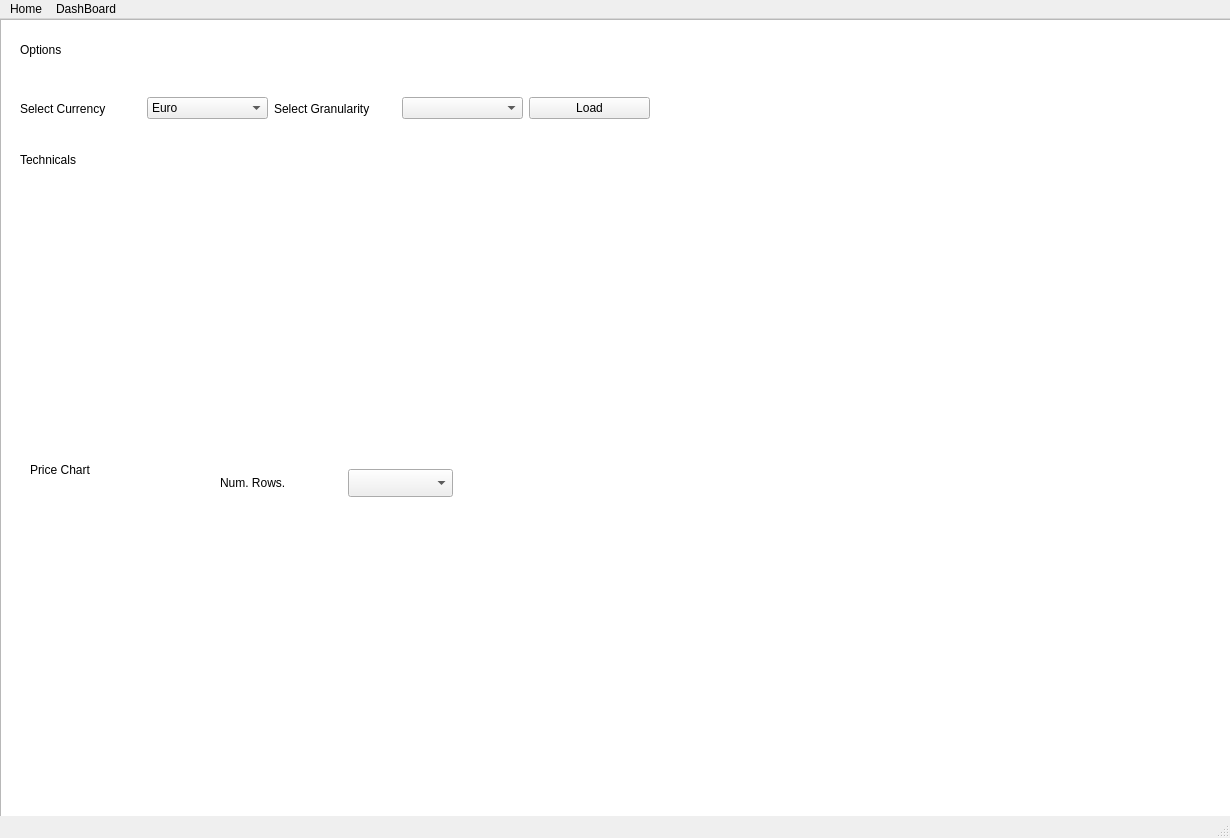
<?xml version="1.0" encoding="UTF-8"?>
<ui version="4.0">
 <class>MainWindow</class>
 <widget class="QMainWindow" name="MainWindow">
  <property name="geometry">
   <rect>
    <x>0</x>
    <y>0</y>
    <width>1230</width>
    <height>838</height>
   </rect>
  </property>
  <property name="windowTitle">
   <string>Forex Dash</string>
  </property>
  <widget class="QWidget" name="centralwidget">
   <widget class="QGraphicsView" name="graphicsView">
    <property name="geometry">
     <rect>
      <x>0</x>
      <y>0</y>
      <width>1279</width>
      <height>852</height>
     </rect>
    </property>
    <property name="styleSheet">
     <string notr="true">border-image: url(:/main_page_pic/C:/Users/Dell/Downloads/Simple Login Page Website Desktop Prototype.png);</string>
    </property>
   </widget>
   <widget class="QLabel" name="label_options">
    <property name="geometry">
     <rect>
      <x>20</x>
      <y>10</y>
      <width>131</width>
      <height>41</height>
     </rect>
    </property>
    <property name="styleSheet">
     <string notr="true">font: 22pt &quot;MS Shell Dlg 2&quot;;
QLabel {
    background-color: transparent;
    color: white; /* Hoặc màu chữ tùy chỉnh */
}</string>
    </property>
    <property name="text">
     <string>Options</string>
    </property>
   </widget>
   <widget class="QLabel" name="label_price_chart">
    <property name="geometry">
     <rect>
      <x>30</x>
      <y>430</y>
      <width>181</width>
      <height>41</height>
     </rect>
    </property>
    <property name="styleSheet">
     <string notr="true">font: 22pt &quot;MS Shell Dlg 2&quot;;
QLabel {
    color: white;
    background-color: transparent; /* Hoặc đặt màu nền khác nếu cần */
}</string>
    </property>
    <property name="text">
     <string>Price Chart</string>
    </property>
   </widget>
   <widget class="QLabel" name="label_technicals">
    <property name="geometry">
     <rect>
      <x>20</x>
      <y>120</y>
      <width>171</width>
      <height>41</height>
     </rect>
    </property>
    <property name="styleSheet">
     <string notr="true">font: 22pt &quot;MS Shell Dlg 2&quot;;</string>
    </property>
    <property name="text">
     <string>Technicals</string>
    </property>
   </widget>
   <widget class="QComboBox" name="comboBox_num_rows">
    <property name="geometry">
     <rect>
      <x>348</x>
      <y>450</y>
      <width>105</width>
      <height>28</height>
     </rect>
    </property>
    <property name="styleSheet">
     <string notr="true">font: 12pt &quot;MS Shell Dlg 2&quot;;</string>
    </property>
   </widget>
   <widget class="QLabel" name="label_num_rows">
    <property name="geometry">
     <rect>
      <x>220</x>
      <y>450</y>
      <width>121</width>
      <height>28</height>
     </rect>
    </property>
    <property name="styleSheet">
     <string notr="true">font: 14pt &quot;MS Shell Dlg 2&quot;;</string>
    </property>
    <property name="text">
     <string>Num. Rows.</string>
    </property>
   </widget>
   <widget class="QWidget" name="layoutWidget">
    <property name="geometry">
     <rect>
      <x>20</x>
      <y>70</y>
      <width>630</width>
      <height>39</height>
     </rect>
    </property>
    <layout class="QHBoxLayout" name="horizontalLayout">
     <item>
      <widget class="QLabel" name="label_select_currency">
       <property name="minimumSize">
        <size>
         <width>15</width>
         <height>15</height>
        </size>
       </property>
       <property name="styleSheet">
        <string notr="true">font: 14pt &quot;MS Shell Dlg 2&quot;;</string>
       </property>
       <property name="text">
        <string>Select Currency</string>
       </property>
      </widget>
     </item>
     <item>
      <widget class="QComboBox" name="comboBox_select_currency">
       <property name="minimumSize">
        <size>
         <width>15</width>
         <height>15</height>
        </size>
       </property>
       <property name="styleSheet">
        <string notr="true">font: 12pt &quot;MS Shell Dlg 2&quot;;</string>
       </property>
       <item>
        <property name="text">
         <string>Euro</string>
        </property>
       </item>
      </widget>
     </item>
     <item>
      <widget class="QLabel" name="label_select_granularity">
       <property name="minimumSize">
        <size>
         <width>15</width>
         <height>15</height>
        </size>
       </property>
       <property name="styleSheet">
        <string notr="true">font: 14pt &quot;MS Shell Dlg 2&quot;;</string>
       </property>
       <property name="text">
        <string>Select Granularity</string>
       </property>
      </widget>
     </item>
     <item>
      <widget class="QComboBox" name="comboBox_select_granularity">
       <property name="styleSheet">
        <string notr="true">font: 12pt &quot;MS Shell Dlg 2&quot;;</string>
       </property>
      </widget>
     </item>
     <item>
      <widget class="QPushButton" name="pushButton_load">
       <property name="minimumSize">
        <size>
         <width>15</width>
         <height>15</height>
        </size>
       </property>
       <property name="styleSheet">
        <string notr="true">font: 14pt &quot;MS Shell Dlg 2&quot;;</string>
       </property>
       <property name="text">
        <string>Load</string>
       </property>
      </widget>
     </item>
    </layout>
   </widget>
   <widget class="QWidget" name="verticalLayoutWidget">
    <property name="geometry">
     <rect>
      <x>20</x>
      <y>490</y>
      <width>1151</width>
      <height>271</height>
     </rect>
    </property>
    <layout class="QVBoxLayout" name="verticalLayout"/>
   </widget>
   <widget class="QWidget" name="verticalLayoutWidget_2">
    <property name="geometry">
     <rect>
      <x>20</x>
      <y>170</y>
      <width>1151</width>
      <height>241</height>
     </rect>
    </property>
    <layout class="QVBoxLayout" name="verticalLayout_2"/>
   </widget>
   <zorder>graphicsView</zorder>
   <zorder>layoutWidget</zorder>
   <zorder>label_options</zorder>
   <zorder>label_price_chart</zorder>
   <zorder>label_technicals</zorder>
   <zorder>comboBox_num_rows</zorder>
   <zorder>label_num_rows</zorder>
   <zorder>verticalLayoutWidget</zorder>
   <zorder>verticalLayoutWidget_2</zorder>
  </widget>
  <widget class="QStatusBar" name="statusbar"/>
  <widget class="QMenuBar" name="menubar">
   <property name="geometry">
    <rect>
     <x>0</x>
     <y>0</y>
     <width>1230</width>
     <height>26</height>
    </rect>
   </property>
   <widget class="QMenu" name="menuDashBoard">
    <property name="title">
     <string>DashBoard</string>
    </property>
   </widget>
   <widget class="QMenu" name="menuHome">
    <property name="title">
     <string>Home</string>
    </property>
   </widget>
   <addaction name="menuHome"/>
   <addaction name="menuDashBoard"/>
  </widget>
 </widget>
 <resources>
  <include location="main_page.qrc"/>
 </resources>
 <connections/>
</ui>
